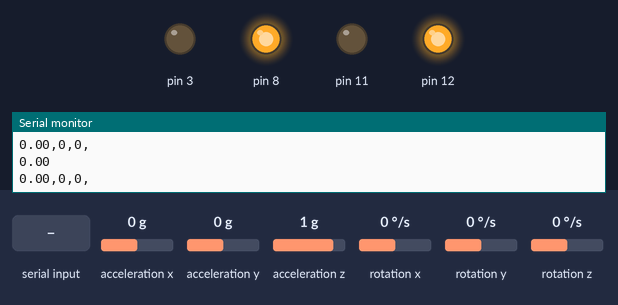
Recording of a sketch running on a simulated Arduino Uno, built with avr-gcc and run on an emulated ATmega328P. On the bench: output pins drawn as LEDs (lit = HIGH), the last lines printed to the serial monitor. Inputs (shaded band) come from the test bench; at power-on: acceleration y 0 g, acceleration z 1 g, acceleration x 0 g, rotation x 0 °/s, rotation y 0 °/s, rotation z 0 °/s.

Above: at 1.7 s.
1.8 s: "U" received over Serial
At 3.1 s:
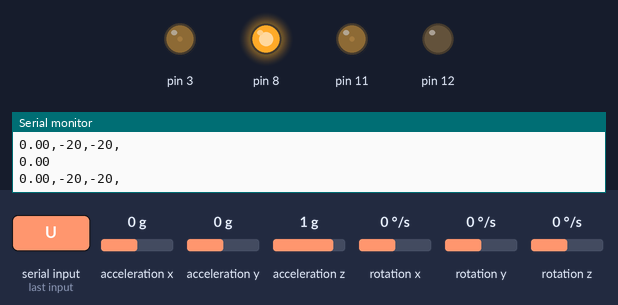
3.5 s: acceleration y set to -1.4 g
At 4.7 s:
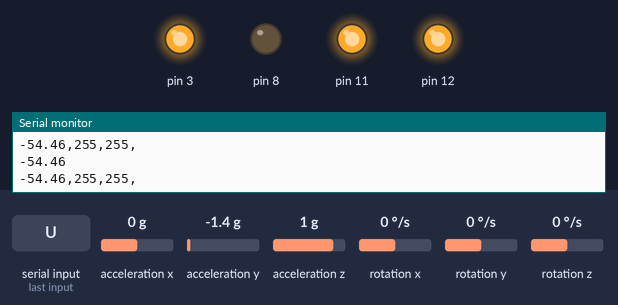
5.0 s: acceleration y set to 0.1 g
At 6.7 s:
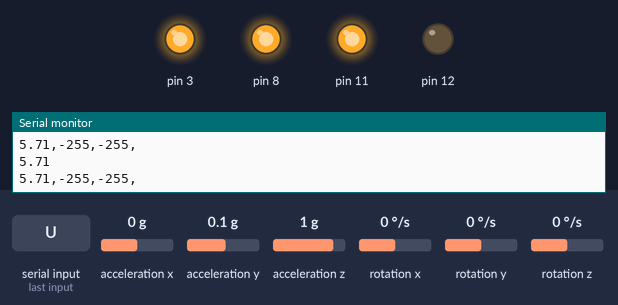
8.0 s: acceleration z set to -0.4 g
9.5 s: acceleration z set to -0.7 g
At 10.4 s:
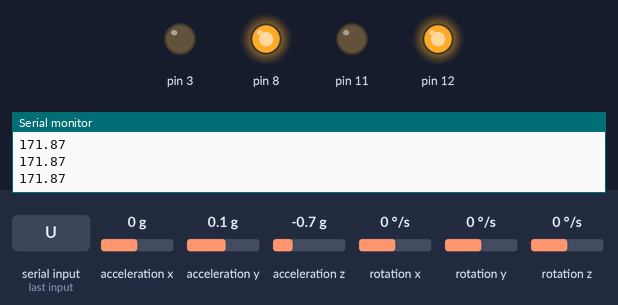
11.0 s: acceleration z set to 0.8 g
At 12.1 s:
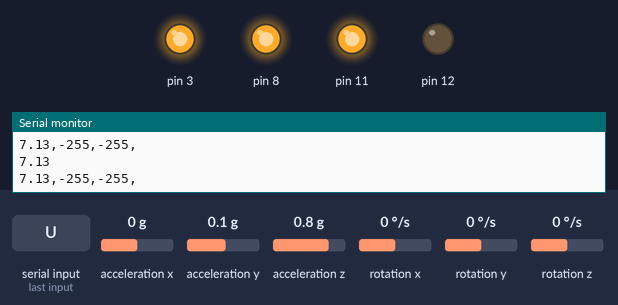
Timing chart, 0 to 13.5 s (numbered marks = the images above; inputs shaded):
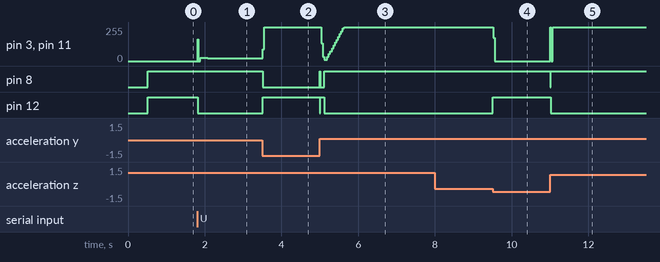

Measured:
- the behaviour switches between -0.5 and -0.6 g on acceleration z (found by bisection; images 3 and 4)
- after the input at 1.8 s, pin 3, pin 11: 0/255 → 26/255 at once, → 20/255 0.26 s later; pin 12: HIGH → LOW at once
- after the input at 3.5 s, pin 3, pin 11: 20/255 → 255/255 at once; pin 8: HIGH → LOW at once; pin 12: LOW → HIGH at once
- after the input at 5.0 s, pin 8: LOW → HIGH at once, → LOW 0.01 s later, → HIGH 0.11 s later; pin 12: HIGH → LOW at once, → HIGH 0.01 s later, → LOW 0.11 s later
- after the input at 9.5 s, pin 3, pin 11: 255/255 → 0/255 at once; pin 12: LOW → HIGH at once
- after the input at 11.0 s, pin 3, pin 11: 0/255 → 255/255 at once; pin 8: HIGH → LOW at once, → HIGH 0.01 s later; pin 12: HIGH → LOW at once

The sketch:

Balancing_Function_v2.ino
```cpp
/*
 * TWO WHEELER BALANCING
 *
 * Need to have "I2C dev" folder in Arduino libraries
 * Need to have "MPU6050" folder in Arduino libraries
 * Robot will try and balance itself using the MPU6050 sensor.
 *
 * Best used on OSEPP Mechanical Kits.
 * 2WBAL-01
 *
 * created 08 Nov 2016
 * by Sui Wei
 *
 */

//include motor code
#include "TBMotor.h"

OseppTBMotor Motor1(12, 11);
OseppTBMotor Motor2(8, 3);
//OseppTBMotor Motor3(7, 6);
//OseppTBMotor Motor4(4, 5);

void setup() {
  Serial.begin(115200);
  updateIMU();
  //Change the timer frequency
  //To avoid the frequency of hearing.
  TCCR2B &= ~7;
  TCCR2B |= 1;
}


const float offset_a = 2;

int leftSpeed;
int rightSpeed;
float ctrlTurn = 0;
float ctrlwalk = 0;

extern float angle;

float PID_Balance(float e, float kp, float ki, float kd)
{
  static float es = 0, sum = 0;
  float r;
  sum += e;
  if(sum>180)sum=180;else if(sum<-180)sum=-180;
  r = kp * e + ki * sum + kd * (e - es);
  es = e;
  return r;
}
void PIDSetSpeed()
{
  leftSpeed = rightSpeed = PID_Balance(angle+ctrlwalk, 20, 1, 60);
  leftSpeed+=ctrlTurn;
  rightSpeed-=ctrlTurn;

  ctrlTurn *= 0.95;
  ctrlwalk *= 0.9;

  if (leftSpeed > 255)leftSpeed = 255; else if (leftSpeed < -255)leftSpeed = -255;
  if (rightSpeed > 255)rightSpeed = 255; else if (rightSpeed < -255)rightSpeed = -255;
}

void loop() {
  ProcessCommand();
  if(!updateIMU())return;

  PIDSetSpeed();
  Serial.println(angle);
  if (abs(angle) < 169)
  {
    Motor1.SetSpeed(-leftSpeed);
    Motor2.SetSpeed(rightSpeed);
    Serial.print(angle);
    Serial.print(",");
    Serial.print(-leftSpeed);
    Serial.print(",");
    Serial.print(-rightSpeed);
    Serial.println(",");
  } else {
    Motor1.SetSpeed(-0);
    Motor2.SetSpeed(-0);
  }
}

void ProcessCommand()
{
  static unsigned long lastCmdIn = 0;
  int c;
  if (Serial.available() > 0 )
  {
    c = Serial.read();
    lastCmdIn = millis();
    switch (c)
    {
      case 'U': case 'u':
        ctrlwalk = 2;
        break;
      case 'd':
        ctrlwalk = - 2;
        break;
      case 'L': case 'l':
        ctrlTurn = -45;
        break;
      case 'R': case 'r':
        ctrlTurn = 45;
        break;
      case 'A': case 'a':
        break;
      case 'C': case 'c':
        break;
      case 'B': case 'b':
        break;
      case 'D':
        break;
      default:
        break;
    }
  } else if (millis() - lastCmdIn > 300) {

  }
}
```

MPU6050_DMP.ino
```cpp
#include "I2Cdev.h"
#include "MPU6050_6Axis_MotionApps20.h"
#include "Wire.h"


MPU6050 mpu;


// MPU control/status vars
bool dmpReady = false;  // set true if DMP init was successful
uint8_t mpuIntStatus;   // holds actual interrupt status byte from MPU
uint8_t devStatus;      // return status after each device operation (0 = success, !0 = error)
uint16_t packetSize;    // expected DMP packet size (default is 42 bytes)
uint16_t fifoCount;     // count of all bytes currently in FIFO
uint8_t fifoBuffer[64]; // FIFO storage buffer

Quaternion q;           // [w, x, y, z]         quaternion container
VectorFloat gravity;    // [x, y, z]            gravity vector
float ypr[3];           // [yaw, pitch, roll]   yaw/pitch/roll container and gravity vector

uint8_t* getMPUBuff()
{
  if (!dmpReady)
  {
    Wire.begin();
    Wire.setClock(400000);
    mpu.initialize();
    devStatus = mpu.dmpInitialize();

    if (devStatus == 0) {
      mpu.setDMPEnabled(true);
      mpuIntStatus = mpu.getIntStatus();
      dmpReady = true;
      packetSize = mpu.dmpGetFIFOPacketSize();
    }
    return NULL;
  }
  mpuIntStatus = mpu.getIntStatus();
  // get current FIFO count
  fifoCount = mpu.getFIFOCount();
  // check for overflow (this should never happen unless our code is too inefficient)
  if ((mpuIntStatus & 0x10) || fifoCount == 1024) {
    // reset so we can continue cleanly
    mpu.resetFIFO();
    Serial.println("FIFO Overflow");
    // otherwise, check for DMP data ready interrupt (this should happen frequently)
  } else if (mpuIntStatus & 0x02) {
    // wait for correct available data length, should be a VERY short wait
    while (fifoCount < packetSize) fifoCount = mpu.getFIFOCount();
    // read a packet from FIFO
    mpu.getFIFOBytes(fifoBuffer, packetSize);
    // track FIFO count here in case there is > 1 packet available
    // (this lets us immediately read more without waiting for an interrupt)
    fifoCount -= packetSize;
    return fifoBuffer;
  }
  return NULL;
}


/* ================================================================================================ *
 | Default MotionApps v2.0 42-byte FIFO packet structure:                                           |
 |                                                                                                  |
 | [QUAT W][      ][QUAT X][      ][QUAT Y][      ][QUAT Z][      ][GYRO X][      ][GYRO Y][      ] |
 |   0   1   2   3   4   5   6   7   8   9  10  11  12  13  14  15  16  17  18  19  20  21  22  23  |
 |                                                                                                  |
 | [GYRO Z][      ][ACC X ][      ][ACC Y ][      ][ACC Z ][      ][      ]                         |
 |  24  25  26  27  28  29  30  31  32  33  34  35  36  37  38  39  40  41                          |
 * ================================================================================================ */
int16_t g_dir;
float angle;

int16_t g_dirOffset=0;
int16_t a_yOffset=0;

bool updateIMU()
{
  uint8_t* buff = getMPUBuff();
  if (buff == NULL) return false;
  mpu.dmpGetQuaternion(&q, buff);
  mpu.dmpGetGravity(&gravity, &q);
  mpu.dmpGetYawPitchRoll(ypr, &q, &gravity);

  angle = (ypr[2] * 180 / M_PI);

//  Serial.print(angle);Serial.print("\t");


  return true;
}
```

TBMotor.cpp
```cpp
#include <Arduino.h>
#include "TBMotor.h"

OseppTBMotor::OseppTBMotor(uint8_t dir_pin, uint8_t pwm_pin)
{
  _dir_pin=dir_pin;
  _pwm_pin=pwm_pin;
  pinMode(_dir_pin,OUTPUT);
  digitalWrite(_pwm_pin,LOW);
}
void OseppTBMotor::forward(uint8_t speed)
{
  analogWrite( _pwm_pin,0);
  digitalWrite(_dir_pin,HIGH);
  analogWrite( _pwm_pin,speed);
}
void OseppTBMotor::backward(uint8_t speed)
{
  analogWrite( _pwm_pin,0);
  digitalWrite(_dir_pin,LOW);
  analogWrite( _pwm_pin,speed);
}
void OseppTBMotor::SetSpeed(int speed)
{
  analogWrite( _pwm_pin,0);
  if(speed<0)
  {
    speed=-speed;
    digitalWrite(_dir_pin,LOW);
  }else{
    digitalWrite(_dir_pin,HIGH);
  }
  analogWrite( _pwm_pin,speed);
}
```

TBMotor.h
```cpp
#include <arduino.h>
class OseppTBMotor
{
  public:
    OseppTBMotor(uint8_t dir_pin, uint8_t pwm_pin);
    void forward(uint8_t speed);
    void backward(uint8_t speed);
    void SetSpeed(int speed);
  private:
    uint8_t _dir_pin, _pwm_pin;
};
```
